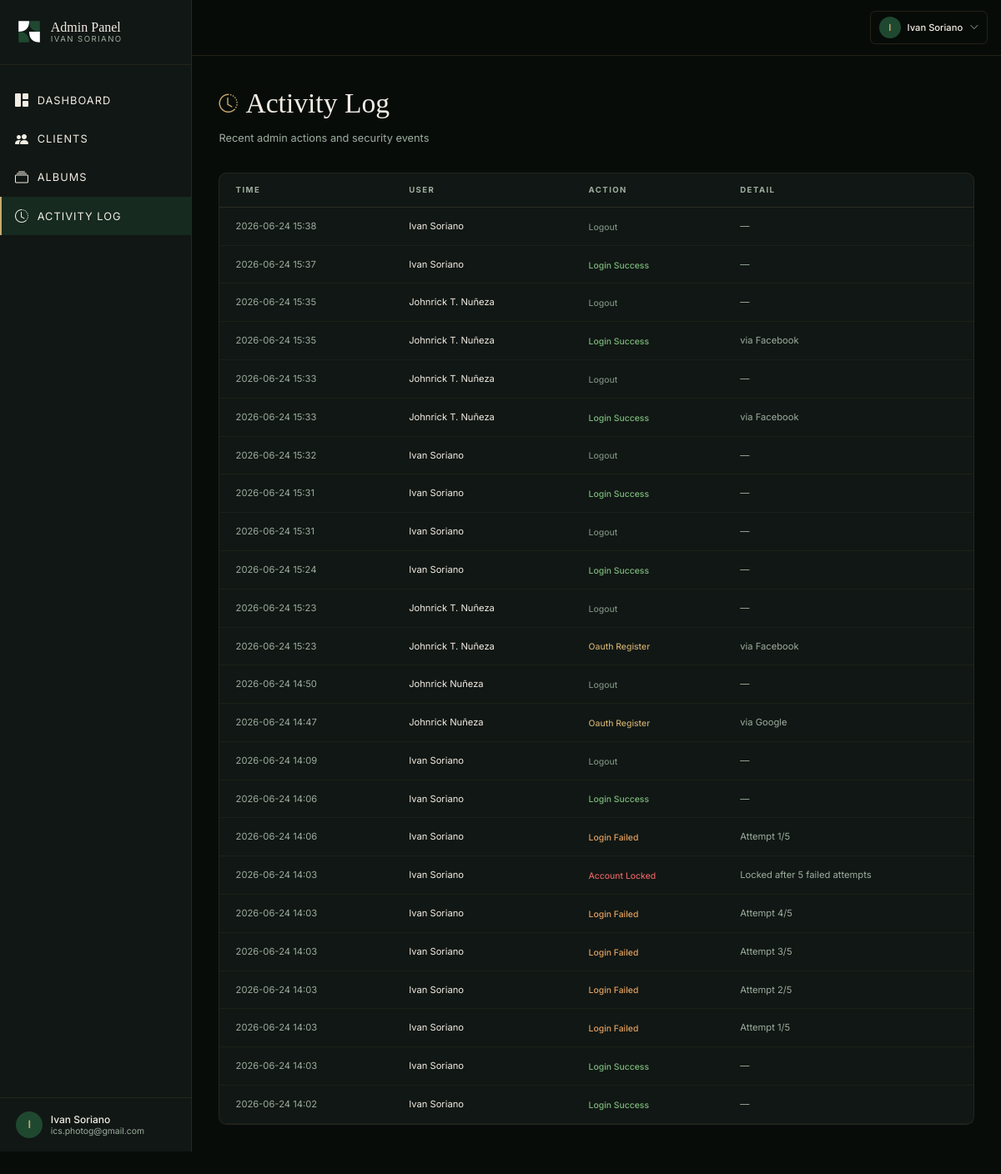
Before: /admin/logs (signed in) with the older database file.
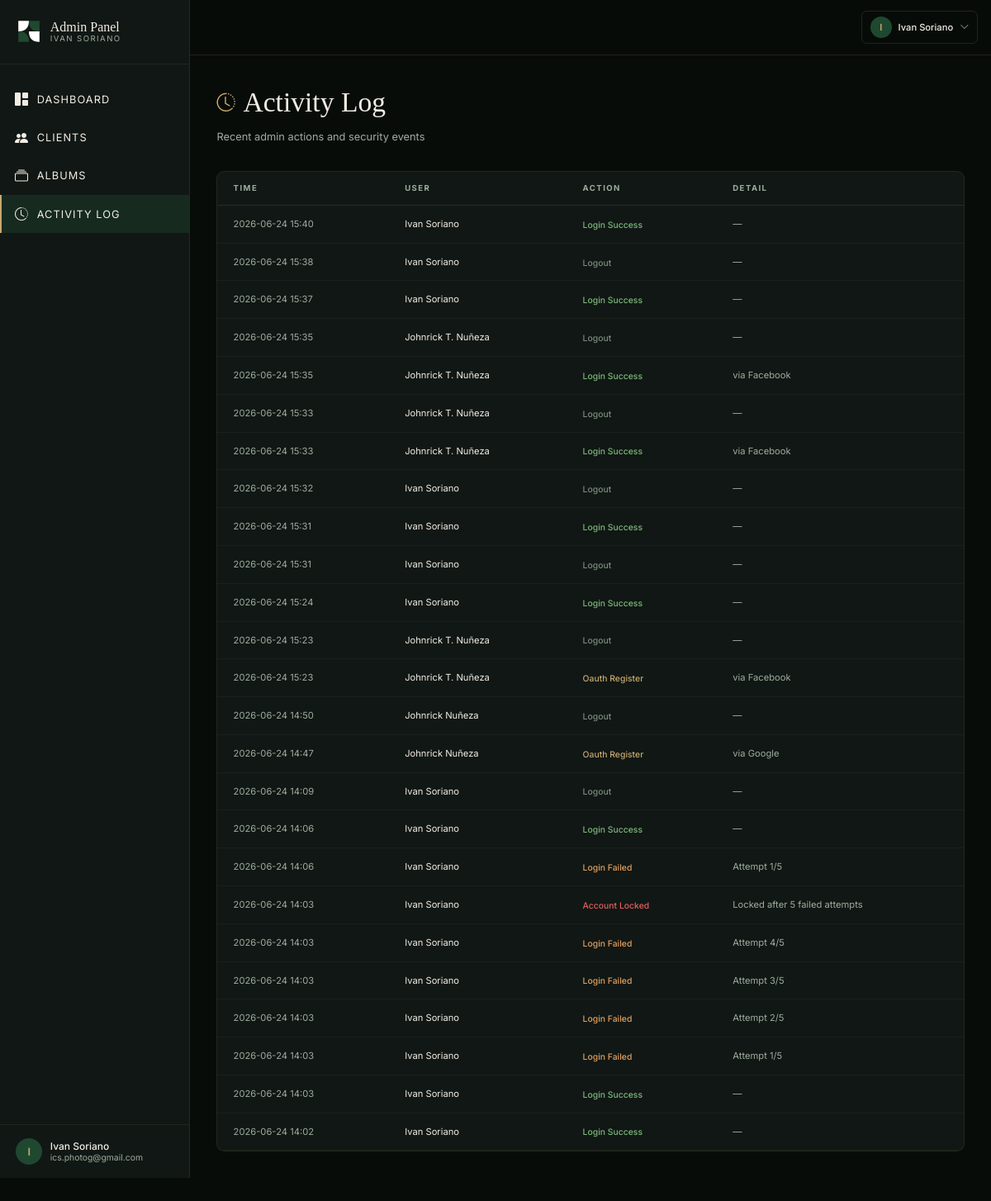
After: the same page with the newer database file.
### models.py (models this page shows, shortened)
class User(UserMixin, db.Model):
    __tablename__ = "users"
    id = db.Column(db.Integer, primary_key=True)
    email = db.Column(db.String(120), unique=True, nullable=False)
    password_hash = db.Column(db.String(256), nullable=True)
    role = db.Column(db.String(20), nullable=False, default="client")  # 'admin' or 'client'
    name = db.Column(db.String(100), nullable=False, default="")
    created_at = db.Column(db.DateTime, default=datetime.utcnow)
    failed_login_count = db.Column(db.Integer, default=0)
    locked_until = db.Column(db.DateTime, nullable=True)
    oauth_provider = db.Column(db.String(20), nullable=True)  # 'facebook', 'google', or None
    assignments = db.relationship("PhotoAssignment", backref="client", foreign_keys="PhotoAssignment.client_id", cascade="all, delete-orphan")
    @property
    def is_admin(self):
        return self.role == "admin"

class AdminLog(db.Model):
    __tablename__ = "admin_logs"
    id = db.Column(db.Integer, primary_key=True)
    user_id = db.Column(db.Integer, db.ForeignKey("users.id"), nullable=True)
    action = db.Column(db.String(100), nullable=False)
    detail = db.Column(db.Text, nullable=True)
    created_at = db.Column(db.DateTime, default=datetime.utcnow)
    user = db.relationship("User", foreign_keys=[user_id])

### admin.py (the view)
@admin_bp.route("/logs")
@admin_required
def logs():
    page = request.args.get("page", 1, type=int)
    per_page = 50
    pagination = AdminLog.query.order_by(AdminLog.created_at.desc()).paginate(
        page=page, per_page=per_page, error_out=False
    )
    return render_template("admin/logs.html", logs=pagination.items, pagination=pagination)

### admin.py (called while the page is built)
def admin_required(f):
    @wraps(f)
    @login_required
    def decorated(*args, **kwargs):
        if not current_user.is_admin:
            return redirect(url_for("client.gallery"))
        return f(*args, **kwargs)
    return decorated

### app.py (called while the page is built)
@login_manager.user_loader
def load_user(user_id):
    return User.query.get(int(user_id))

### templates/admin/logs.html (shortened to what this page needs)
{% extends "admin/base.html" %}
{% block content %}
<div class="admin-animate">
  <div class="mb-10">
    <div class="flex items-center gap-3 mb-2">
      <i class="bi bi-clock-history" style="font-size: 28px; color: var(--isp-gold);"></i>
      <h1 style="font-family: var(--font-display); color: var(--isp-cream); font-size: 42px; font-weight: 300;">Activity Log</h1>
    </div>
    <p style="color: var(--isp-text-muted); font-size: 16px;">Recent admin actions and security events</p>
  </div>
  <div class="rounded-xl overflow-hidden" style="background-color: var(--isp-bg-card); border: 1px solid rgba(200,169,110,0.1);">
    <table class="w-full">
      <thead>
        <tr style="border-bottom: 1px solid rgba(200,169,110,0.15);">
          <th class="text-left px-6 py-4 uppercase" style="font-size: 12px; letter-spacing: 0.15em; color: var(--isp-text-muted);">Time</th>
          <th class="text-left px-6 py-4 uppercase" style="font-size: 12px; letter-spacing: 0.15em; color: var(--isp-text-muted);">User</th>
          <th class="text-left px-6 py-4 uppercase" style="font-size: 12px; letter-spacing: 0.15em; color: var(--isp-text-muted);">Action</th>
          <th class="text-left px-6 py-4 uppercase" style="font-size: 12px; letter-spacing: 0.15em; color: var(--isp-text-muted);">Detail</th>
        </tr>
      </thead>
      <tbody>
        {% for log in logs %}
        <tr style="border-bottom: 1px solid rgba(200,169,110,0.06);">
          <td class="px-6 py-4" style="color: var(--isp-text-muted); font-size: 14px; white-space: nowrap;">
            {{ log.created_at.strftime('%Y-%m-%d %H:%M') }}
          </td>
          <td class="px-6 py-4" style="color: var(--isp-cream); font-size: 14px;">
            {{ log.user.name if log.user else 'System' }}
          </td>
          <td class="px-6 py-4">
            <span style="font-size: 13px; font-weight: 500; color: {{ action_colors.get(log.action, '#C8A96E') }};">
              {{ log.action.replace('_', ' ').title() }}
            </span>
          </td>
          <td class="px-6 py-4" style="color: var(--isp-text-muted); font-size: 14px;">
            {{ log.detail or '—' }}
          </td>
        </tr>
        {% else %}
        <tr>
          <td colspan="4" class="px-6 py-12 text-center" style="color: var(--isp-text-muted); font-size: 15px;">
            No activity logged yet.
          </td>
        </tr>
        {% endfor %}
      </tbody>
    </table>
  </div>
</div>
{% endblock %}

### templates/admin/base.html (shortened to what this page needs)
<!DOCTYPE html>
<html lang="en">
<head>
  <script src="https://cdn.tailwindcss.com"></script>
  <link rel="stylesheet" href="https://cdn.jsdelivr.net/npm/bootstrap-icons@1.11.3/font/bootstrap-icons.min.css">
  <link rel="stylesheet" href="{{ url_for('static', filename='css/styles.css') }}" />
</head>
<body style="background-color: var(--isp-bg); font-family: var(--font-body); min-height: 100vh;">
  <div class="flex items-stretch" style="min-height: 125vh;">
    <aside class="fixed lg:sticky inset-y-0 left-0 w-72 z-50 flex flex-col transition-transform duration-300 -translate-x-full lg:translate-x-0"
      id="admin-sidebar"
      style="background-color: var(--isp-bg-card); border-right: 1px solid rgba(200,169,110,0.12);">
      <div class="px-6 py-7" style="border-bottom: 1px solid rgba(200,169,110,0.1);">
        <a href="/admin/dashboard" class="flex items-center gap-3">
          <svg width="40" height="40" viewBox="0 0 100 100" fill="none" xmlns="http://www.w3.org/2000/svg">
            <path d="M10 10 H50 Q50 50 10 50 Z" fill="white" />
            <path d="M50 10 H90 V50 Q50 50 50 10 Z" fill="#1F4830" />
            <path d="M10 50 Q50 50 50 90 H10 Z" fill="#1F4830" />
            <path d="M50 50 Q50 90 90 90 V50 Z" fill="white" />
          </svg>
          <div class="flex flex-col leading-none">
            <span style="font-family: var(--font-display); color: var(--isp-cream); font-size: 20px; font-weight: 400;">
              Admin Panel
            </span>
            <span style="font-family: var(--font-body); color: var(--isp-text-muted); font-size: 12px; letter-spacing: 0.15em; text-transform: uppercase; margin-top: 2px;">
              Ivan Soriano
            </span>
          </div>
        </a>
      </div>
      <nav class="flex-1 py-6 overflow-y-auto">
        <a href="/admin/dashboard" class="admin-nav-link" style="color: var(--isp-cream);">
          <i class="bi bi-grid-1x2-fill" style="font-size: 20px;"></i> Dashboard
        </a>
        <a href="/admin/clients" class="admin-nav-link" style="color: var(--isp-cream);">
          <i class="bi bi-people-fill" style="font-size: 20px;"></i> Clients
        </a>
        <a href="/admin/albums" class="admin-nav-link" style="color: var(--isp-cream);">
          <i class="bi bi-collection" style="font-size: 20px;"></i> Albums
        </a>
        <a href="/admin/logs" class="admin-nav-link" style="color: var(--isp-cream);">
          <i class="bi bi-clock-history" style="font-size: 20px;"></i> Activity Log
        </a>
      </nav>
      <div class="px-6 py-5" style="border-top: 1px solid rgba(200,169,110,0.1);">
        <div class="flex items-center gap-3">
          <div class="w-10 h-10 rounded-full flex items-center justify-center" style="background-color: var(--isp-green); color: var(--isp-gold); font-size: 16px; font-weight: 600;">
            {{ current_user.name[0] if current_user.name else 'A' }}
          </div>
          <div class="flex flex-col leading-tight">
            <span style="color: var(--isp-cream); font-size: 15px; font-weight: 500;">{{ current_user.name }}</span>
            <span style="color: var(--isp-text-muted); font-size: 13px;">{{ current_user.email }}</span>
          </div>
        </div>
      </div>
    </aside>
    <div class="flex-1 min-w-0" style="min-height: 125vh;">
      <header class="sticky top-0 z-30 flex items-center justify-between px-5 py-4"
        style="background-color: rgba(8,12,9,0.92); backdrop-filter: blur(12px); border-bottom: 1px solid rgba(200,169,110,0.15);">
        <div class="relative">
          <button onclick="toggleUserMenu()" class="flex items-center gap-2.5 px-3 py-2 rounded-lg transition-all hover:bg-isp-green" style="border: 1px solid rgba(200,169,110,0.15);">
            <div class="w-8 h-8 rounded-full flex items-center justify-center" style="background-color: var(--isp-green); color: var(--isp-gold); font-size: 14px; font-weight: 600;">
              {{ current_user.name[0] if current_user.name else 'A' }}
            </div>
            <span class="hidden sm:inline" style="color: var(--isp-cream); font-size: 14px; font-weight: 500;">{{ current_user.name }}</span>
            <i class="bi bi-chevron-down" style="font-size: 14px; color: var(--isp-text-muted);"></i>
          </button>
        </div>
      </header>
      <main class="px-6 lg:px-10 py-10">
        {% block content %}{% endblock %}
      </main>
    </div>
  </div>
</body>
</html>

### static/css/styles.css (style rules this page uses)
body { zoom: 0.8; }
:root { --isp-green: #1F4830; --isp-green-light: #2D5A3D; --isp-green-dark: #152E20; --isp-cream: #F2EDE4; --isp-gold: #C8A96E; --isp-bg: #080C09; --isp-bg-card: #111714; --isp-bg-section: #0D120F; --isp-text-muted: #9DAD9F; --font-display: 'Cormorant Garamond', Georgia, serif; --font-body: 'Inter', system-ui, sans-serif; }
* { margin: 0; padding: 0; box-sizing: border-box; }
html, body { height: 100%; }
body { background-color: var(--isp-bg); font-family: var(--font-body); color: var(--isp-cream); -webkit-font-smoothing: antialiased; -moz-osx-font-smoothing: grayscale; }
html { scroll-behavior: smooth; }

### templates/admin/base.html (style rules this page uses)
.admin-nav-link { display: flex; align-items: center; gap: 12px; padding: 14px 20px; font-size: 16px; letter-spacing: 0.08em; text-transform: uppercase; transition: all 0.3s ease; border-left: 3px solid transparent; }
.admin-nav-link.active { background-color: rgba(31,72,48,0.4); border-left-color: var(--isp-gold); color: var(--isp-gold); }
.admin-animate { animation: fadeInUp 0.5s ease-out; }

Changed rows visible on the page:
added AdminLog: created_at "2026-06-24 15:40", user "Ivan Soriano", action.replace "Login Success", detail "—"
